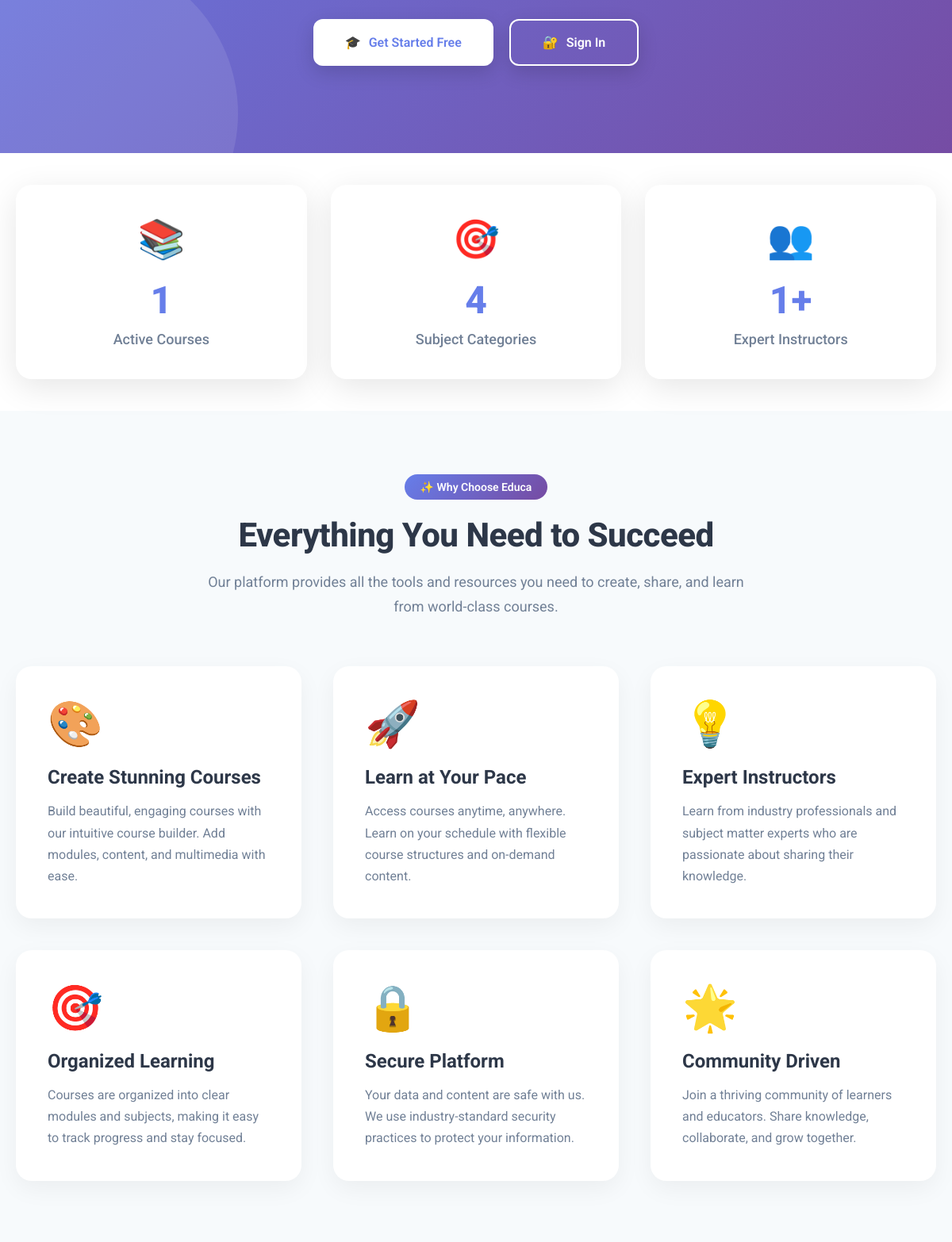
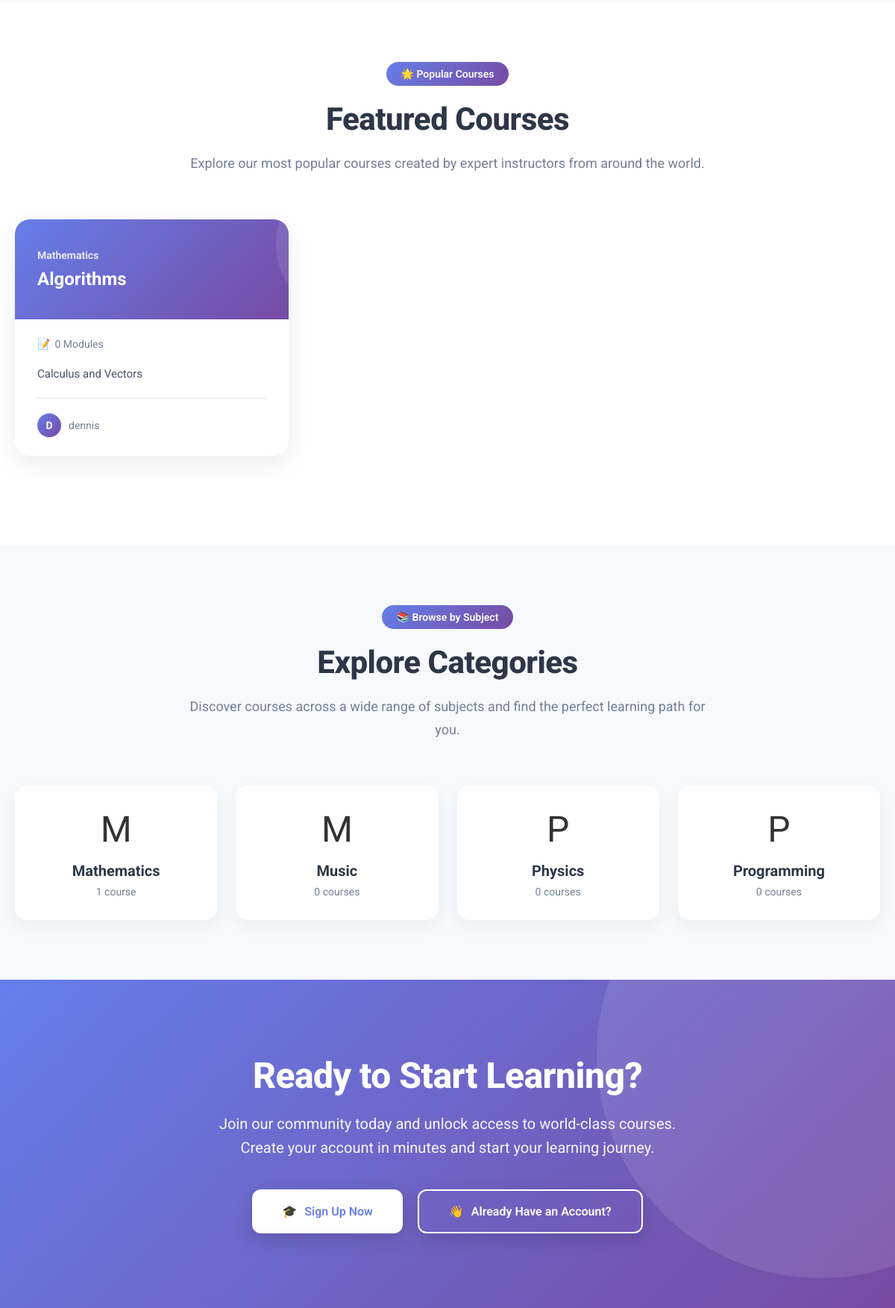
The app's page / (lower part), older data (2 pictures, top to bottom).
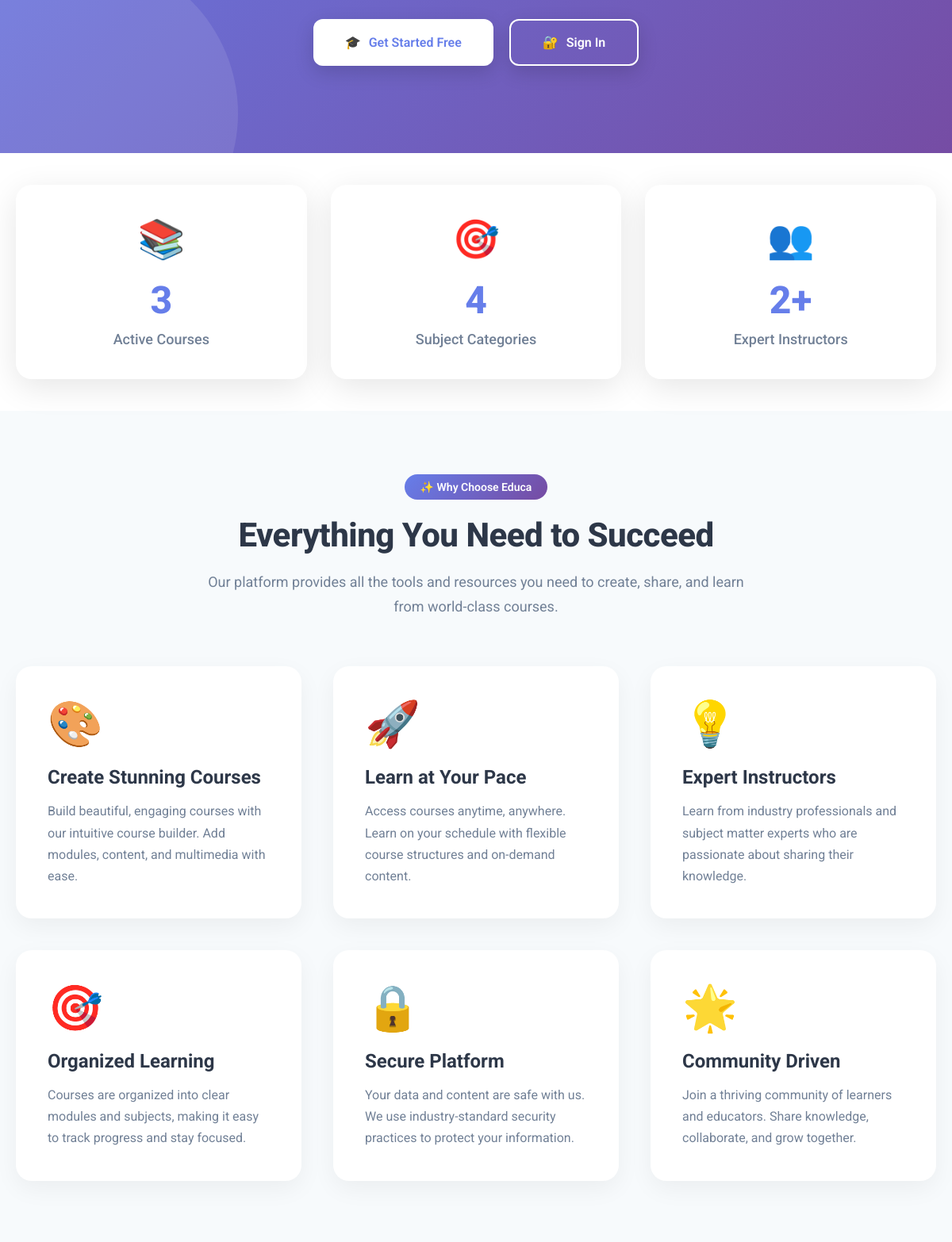
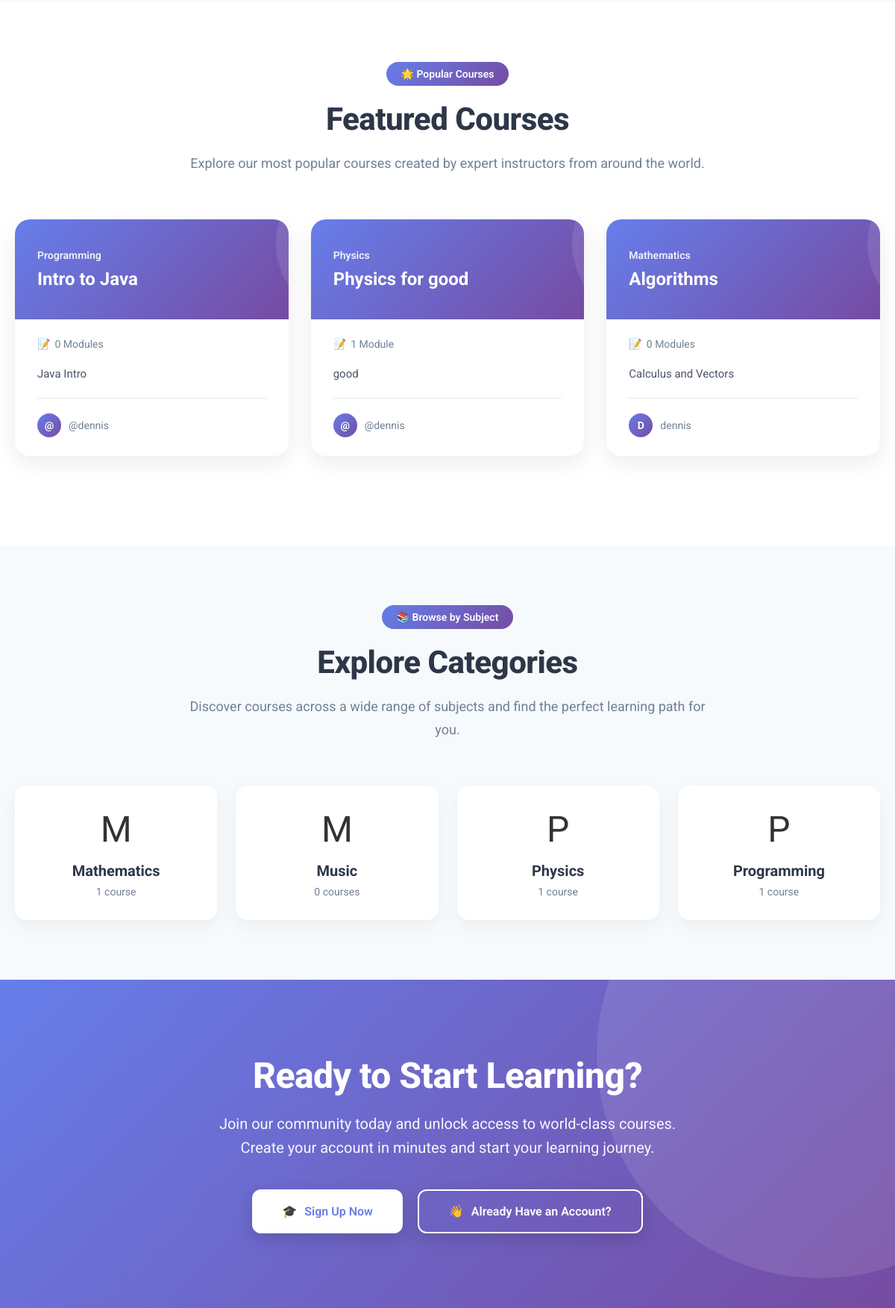
The same page, newer data (2 pictures, top to bottom).
### courses/models.py (models this page shows, shortened)
class Course(models.Model):
    owner = models.ForeignKey(User,
                              related_name='courses_created',
                              on_delete=models.CASCADE)
    subject = models.ForeignKey(Subject,
                                related_name='courses',
                                on_delete=models.CASCADE)
    title = models.CharField(max_length=200)
    slug = models.SlugField(max_length=200, unique=True)
    overview = models.TextField()
    created = models.DateTimeField(auto_now_add=True)
    class Meta:
        ordering = ['-created']

class Subject(models.Model):
    title = models.CharField(max_length=200)
    slug = models.SlugField(max_length=200, unique=True)
    class Meta:
        ordering = ['title']

### courses/views.py (the view)
# urls.py: 2. Add a URL to urlpatterns:  path('', views.home, name='home')
def home(request):
    total_courses = Course.objects.count()
    total_subjects = Subject.objects.count()
    total_users = Course.objects.values('owner').distinct().count()
    featured_courses = Course.objects.select_related('subject', 'owner').prefetch_related('modules')[:6]
    subjects = Subject.objects.annotate(total_courses=Count('courses'))[:8]
    context = {
        'total_courses': total_courses,
        'total_subjects': total_subjects,
        'total_users': total_users,
        'featured_courses': featured_courses,
        'subjects': subjects,
    }
    return render(request, 'courses/home.html', context)

### courses/templates/courses/home.html (shortened to what this page needs)
{% extends "base.html" %}
{% block content %}
<section class="hero-section">
  <div class="hero-container">
    <div class="hero-content">
      <div class="hero-buttons">
        {% if request.user.is_authenticated %}
          <a href="{% url 'profile' %}" class="btn-hero btn-primary-hero">
            <span>📚</span> Go to Dashboard
          </a>
          <a href="{% url 'course_create' %}" class="btn-hero btn-secondary-hero">
            <span>➕</span> Create Course
          </a>
        {% else %}
          <a href="{% url 'signup' %}" class="btn-hero btn-primary-hero">
            <span>🎓</span> Get Started Free
          </a>
          <a href="{% url 'login' %}" class="btn-hero btn-secondary-hero">
            <span>🔐</span> Sign In
          </a>
        {% endif %}
      </div>
    </div>
  </div>
</section>
<section class="stats-section">
  <div class="stats-container">
    <div class="stats-grid">
      <div class="stat-card">
        <span class="stat-icon">📚</span>
        <span class="stat-number">{{ total_courses }}</span>
        <span class="stat-label">Active Courses</span>
      </div>
      <div class="stat-card">
        <span class="stat-icon">🎯</span>
        <span class="stat-number">{{ total_subjects }}</span>
        <span class="stat-label">Subject Categories</span>
      </div>
      <div class="stat-card">
        <span class="stat-icon">👥</span>
        <span class="stat-number">{{ total_users }}+</span>
        <span class="stat-label">Expert Instructors</span>
      </div>
    </div>
  </div>
</section>
<section class="features-section">
  <div class="section-header">
    <div class="section-badge">✨ Why Choose Educa</div>
    <h2 class="section-title">Everything You Need to Succeed</h2>
    <p class="section-description">
      Our platform provides all the tools and resources you need to create, share, and learn from world-class courses.
    </p>
  </div>
  <div class="features-grid">
    <div class="feature-card">
      <span class="feature-icon">🎨</span>
      <h3 class="feature-title">Create Stunning Courses</h3>
      <p class="feature-description">
        Build beautiful, engaging courses with our intuitive course builder. Add modules, content, and multimedia with ease.
      </p>
    </div>
    <div class="feature-card">
      <span class="feature-icon">🚀</span>
      <h3 class="feature-title">Learn at Your Pace</h3>
      <p class="feature-description">
        Access courses anytime, anywhere. Learn on your schedule with flexible course structures and on-demand content.
      </p>
    </div>
    <div class="feature-card">
      <span class="feature-icon">💡</span>
      <h3 class="feature-title">Expert Instructors</h3>
      <p class="feature-description">
        Learn from industry professionals and subject matter experts who are passionate about sharing their knowledge.
      </p>
    </div>
    <div class="feature-card">
      <span class="feature-icon">🎯</span>
      <h3 class="feature-title">Organized Learning</h3>
      <p class="feature-description">
        Courses are organized into clear modules and subjects, making it easy to track progress and stay focused.
      </p>
    </div>
    <div class="feature-card">
      <span class="feature-icon">🔒</span>
      <h3 class="feature-title">Secure Platform</h3>
      <p class="feature-description">
        Your data and content are safe with us. We use industry-standard security practices to protect your information.
      </p>
    </div>
    <div class="feature-card">
      <span class="feature-icon">🌟</span>
      <h3 class="feature-title">Community Driven</h3>
      <p class="feature-description">
        Join a thriving community of learners and educators. Share knowledge, collaborate, and grow together.
      </p>
    </div>
  </div>
</section>
{% if featured_courses %}
<section class="courses-section">
  <div class="courses-container">
    <div class="section-header">
      <div class="section-badge">🌟 Popular Courses</div>
      <h2 class="section-title">Featured Courses</h2>
      <p class="section-description">
        Explore our most popular courses created by expert instructors from around the world.
      </p>
    </div>
    <div class="courses-grid">
      {% for course in featured_courses %}
      <a href="{% if request.user.is_authenticated %}{% url 'course_detail' course.id %}{% else %}{% url 'login' %}{% endif %}" class="course-card">
        <div class="course-header">
          <div class="course-subject">{{ course.subject.title }}</div>
          <h3 class="course-title">{{ course.title }}</h3>
        </div>
        <div class="course-body">
          <div class="course-meta">
            <div class="course-meta-item">
              <span>📝</span>
              <span>{{ course.modules.count }} Module{{ course.modules.count|pluralize }}</span>
            </div>
          </div>
          {% if course.overview %}
          <p class="course-description">{{ course.overview|truncatewords:20 }}</p>
          {% endif %}
          <div class="course-footer">
            <div class="course-author">
              <div class="author-avatar">{{ course.owner.username|slice:":1"|upper }}</div>
              <span>{{ course.owner.username }}</span>
            </div>
          </div>
        </div>
      </a>
      {% endfor %}
    </div>
  </div>
</section>
{% endif %}
{% if subjects %}
<section class="subjects-section">
  <div class="subjects-container">
    <div class="section-header">
      <div class="section-badge">📚 Browse by Subject</div>
      <h2 class="section-title">Explore Categories</h2>
      <p class="section-description">
        Discover courses across a wide range of subjects and find the perfect learning path for you.
      </p>
    </div>
    <div class="subjects-grid">
      {% for subject in subjects %}
      <div class="subject-card">
        <span class="subject-icon">{{ subject.title|slice:":1" }}</span>
        <h3 class="subject-name">{{ subject.title }}</h3>
        <p class="subject-count">{{ subject.total_courses }} course{{ subject.total_courses|pluralize }}</p>
      </div>
      {% endfor %}
    </div>
  </div>
</section>
{% endif %}
<section class="cta-section">
  <div class="cta-container">
    <h2 class="cta-title">Ready to Start Learning?</h2>
    <p class="cta-description">
      Join our community today and unlock access to world-class courses.<br>
      Create your account in minutes and start your learning journey.
    </p>
    <div class="cta-buttons">
      {% if request.user.is_authenticated %}
        <a href="{% url 'course_create' %}" class="btn-hero btn-primary-hero">
          <span>🚀</span> Create Your First Course
        </a>
      {% else %}
        <a href="{% url 'signup' %}" class="btn-hero btn-primary-hero">
          <span>🎓</span> Sign Up Now
        </a>
        <a href="{% url 'login' %}" class="btn-hero btn-secondary-hero">
          <span>👋</span> Already Have an Account?
        </a>
      {% endif %}
    </div>
  </div>
</section>
{% endblock %}

### courses/templates/base.html (shortened to what this page needs)
{% load static %}
<!DOCTYPE html>
<html>
  <head>
    <link href="{% static "css/base.css" %}" rel="stylesheet">
  </head>
  <body>
    <div class="page-content">
      <div id="content">
        {% block content %}
        {% endblock %}
      </div>
    </div>
  </body>
</html>

### courses/static/css/base.css (style rules this page uses)
body { margin:0; font-family:'Roboto', sans-serif; font-weight:400; color:#333; }
a { color:#3fad37; text-decoration:none; }
h1, h2, h3, h4, h5, h6 { font-family:'Roboto', sans-serif; font-weight:300; }

### courses/templates/base.html (style rules this page uses)
* { margin: 0; padding: 0; box-sizing: border-box; }
body { font-family: 'Roboto', -apple-system, BlinkMacSystemFont, 'Segoe UI', sans-serif; margin: 0; padding: 0; }
.page-content { min-height: calc(100vh - 70px); }

Row changes from the older to the newer data that the page shows:
added Course: subject "Programming", title "Intro to Java", modules.count "0", overview "Java Intro", owner.username "@", owner.username "@dennis"
added Course: subject "Physics", title "Physics for good", modules.count "1", overview "good", owner.username "@", owner.username "@dennis"
computed for Subject "Physics": total_courses "0" → "1"
computed for Subject "Programming": total_courses "0" → "1"
Text that changed along with them:
{{ total_courses }}: "1" → "3"
{{ total_users }}: "1" → "2"
